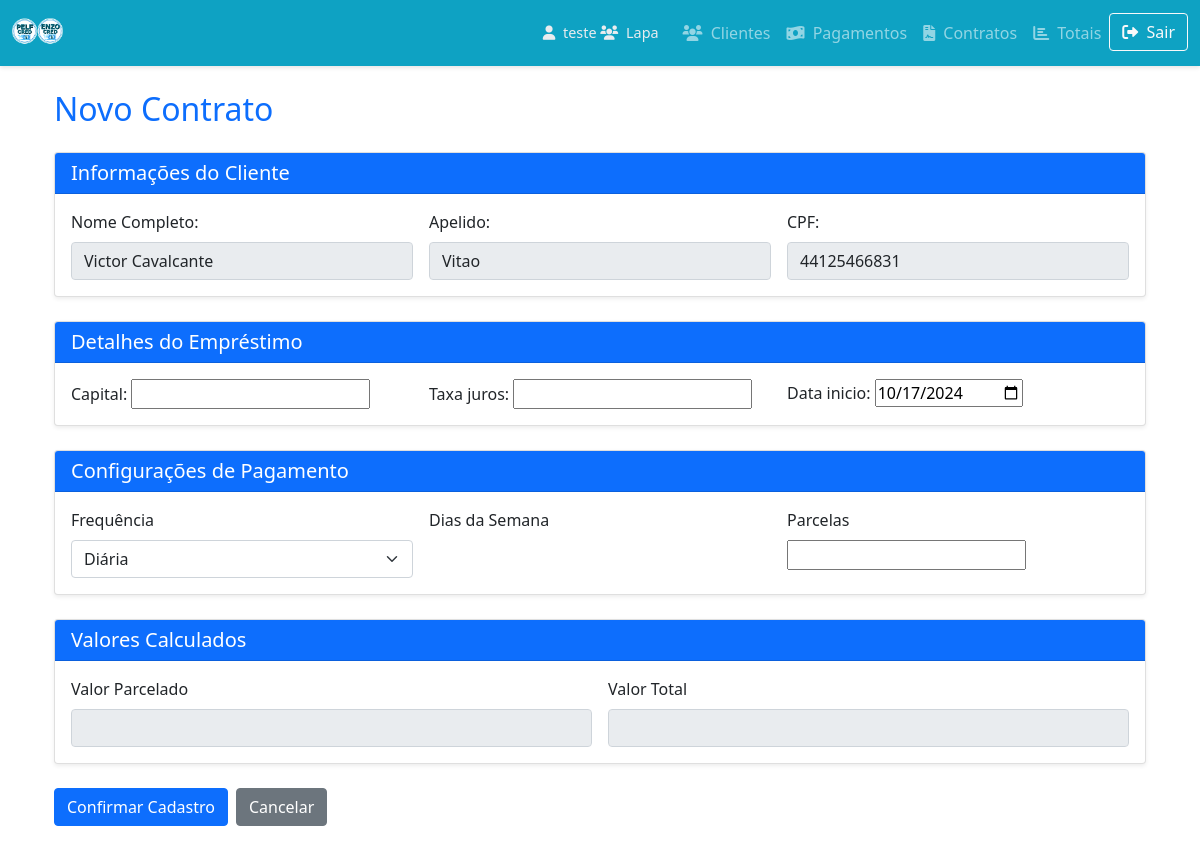
/pelfcred/cadastrar_emprestimo/44125466831/ (signed in), run on the app's committed database.
### PELFCRED/models.py (models this page shows, shortened)
class Cliente(models.Model):
    cpf = models.CharField(
        max_length=11,
        primary_key=True,
        error_messages={
            'unique': "Cpf já cadastrado."
        }
    )
    nome = models.CharField(max_length=100, null=True, blank=True)  # Nome completo
    apelido = models.CharField(max_length=50, null=True, blank=True)  # Apelido
    documento = models.CharField(max_length=20, null=True, blank=True)  # Documento (opcional)
    cnpj = models.CharField(max_length=14, null=True, blank=True)  # CNPJ (opcional)
    telefone = models.CharField(max_length=11, null=True, blank=True)  # Telefone (opcional)
    telefone2 = models.CharField(max_length=11, null=True, blank=True)  # Telefone 2 (opcional)
    endereco = models.CharField(max_length=200, null=True, blank=True)  # Endereço (opcional)
    numero_endereco = models.CharField(max_length=10, null=True, blank=True)  # Número do Endereço (opcional)
    cep = models.CharField(max_length=8, null=True, blank=True)  # CEP (opcional)
    bairro = models.CharField(max_length=100, null=True, blank=True)  # Bairro (opcional)
    complemento = models.CharField(max_length=100, null=True, blank=True)  # Complemento (opcional)
    uf = models.CharField(max_length=2, null=True, blank=True)  # UF (opcional)
    cidade = models.CharField(max_length=100, null=True, blank=True)  # Cidade (opcional)
    email = models.EmailField(null=True, blank=True)  # E-Mail (opcional)
    bloqueado = models.BooleanField(default=False)  # Bloqueado? (campo booleano)
    data_registro = models.DateTimeField(auto_now_add=True)  # Data de Registro (automático)
    grupo = models.ForeignKey(Group, on_delete=models.CASCADE, null=True, blank=True)  # Associar cada cliente a um grupo
    usuario = models.ForeignKey(User, on_delete=models.CASCADE, null=True, blank=True)  # Associar cada cliente a um usuário
    vinculo_telefone2 = models.CharField(max_length=100, null=True, blank=True)  # Campo para o vínculo ou parentesco
    STATUS_RELATORIO_CHOICES = [
        ('NV', 'Novo'),
        ('R', 'Renovado'),
        ('NG', 'Negociado'),
        ('AC', 'Finalizado'),
    ]
    status_relatorio = models.CharField(max_length=10, choices=STATUS_RELATORIO_CHOICES, default='Outro')

### PELFCRED/views.py (the view)
# urls.py: path('cadastrar_emprestimo/<str:cpf>/', views.cadastrar_emprestimo, name='cadastrar_emprestimo'),
@login_required
def cadastrar_emprestimo(request, cpf=None):
    cliente = get_object_or_404(Cliente, cpf=cpf)
    if request.method == 'POST':
        form = EmprestimoForm(request.POST)
        if form.is_valid():
            emprestimo = form.save(commit=False)
            emprestimo.cliente = cliente  # Vincular o cliente ao empréstimo
            emprestimo.grupo = request.user.groups.first()
            emprestimo.usuario = request.user
            emprestimo.capital_inicial = emprestimo.capital
            dias_semana = form.cleaned_data.get('dias_semana', [])
            emprestimo.dias_semana = ','.join(dias_semana)
            emprestimo.numero_parcelas = form.cleaned_data['parcelas']
            emprestimo.valor_total = emprestimo.capital + (emprestimo.capital * emprestimo.taxa_juros / 100)
            emprestimo.saldo_devedor = emprestimo.valor_total
            emprestimo.valor_parcelado = emprestimo.valor_total / emprestimo.numero_parcelas
            emprestimo.save()
            numero_parcelas = emprestimo.numero_parcelas
            data_inicio = emprestimo.data_inicio
            frequencia = emprestimo.frequencia
            dias_frequencia = {
                'diaria': 1,
                'semanal': 7,
                'quinzenal': 15,
                'mensal': 30
            }
            for i in range(numero_parcelas):
                data_vencimento = data_inicio + timedelta(days=dias_frequencia[frequencia] * i)
                Parcela.objects.create(
                    emprestimo=emprestimo,
                    data_vencimento=data_vencimento,
                    pago=False  # Inicialmente não pago
                )
            else:
                messages.success(request, 'Empréstimo cadastrado com sucesso.')
                logger.info("Redirecionando para lista de empréstimos.")
                return redirect('PELFCRED:detalhes_cliente', cpf=cliente.cpf)
        else:
            logger.error(f"Erro ao cadastrar o empréstimo: {form.errors}")
            messages.error(request, f'Erro ao cadastrar o empréstimo: {form.errors}')
    else:
        form = EmprestimoForm(initial={'cliente': cliente})
        logger.info("Formulário de empréstimo inicializado.")
    return render(request, 'cadastrar_emprestimo.html', {'form': form, 'cliente': cliente})

### PELFCRED/context_processors.py (called while the page is built)
def admin_status(request):
    is_admin = request.user.is_authenticated and (request.user.is_superuser or request.user.groups.filter(name='admin').exists())
    return {'is_admin': is_admin}

### PELFCRED/templates/cadastrar_emprestimo.html (shortened to what this page needs)
{% extends 'base.html' %}
{% block content %}
<div class="container py-4">
    <h2 class="mb-4 text-primary">Novo Contrato</h2>
    <form method="post" class="needs-validation" novalidate>
        <div class="card mb-4 shadow-sm">
            <div class="card-header bg-primary text-white">
                <h5 class="mb-0">Informações do Cliente</h5>
            </div>
            <div class="card-body">
                <div class="row g-3">
                    <div class="col-md-4">
                        <label for="cliente-nome" class="form-label">Nome Completo:</label>
                        <input type="text" id="cliente-nome" name="cliente_nome" value="{{ cliente.nome }}" class="form-control" readonly>
                    </div>
                    <div class="col-md-4">
                        <label for="cliente-apelido" class="form-label">Apelido:</label>
                        <input type="text" id="cliente-apelido" name="cliente_apelido" value="{{ cliente.apelido }}" class="form-control" readonly>
                    </div>
                    <div class="col-md-4">
                        <label for="cliente-cpf" class="form-label">CPF:</label>
                        <input type="text" id="cliente-cpf" name="cliente_cpf" value="{{ cliente.cpf }}" class="form-control" readonly>
                    </div>
                </div>
            </div>
        </div>
        <div class="card mb-4 shadow-sm">
            <div class="card-header bg-primary text-white">
                <h5 class="mb-0">Detalhes do Empréstimo</h5>
            </div>
            <div class="card-body">
                <div class="row g-3">
                    <div class="col-md-4">
                        {{ form.capital.label_tag }}
                        {{ form.capital }}
                    </div>
                    <div class="col-md-4">
                        {{ form.taxa_juros.label_tag }}
                        {{ form.taxa_juros }}
                    </div>
                    <div class="col-md-4">
                        {{ form.data_inicio.label_tag }}
                        {{ form.data_inicio }}
                    </div>
                </div>
            </div>
        </div>
        <div class="card mb-4 shadow-sm">
            <div class="card-header bg-primary text-white">
                <h5 class="mb-0">Configurações de Pagamento</h5>
            </div>
            <div class="card-body">
                <div class="row g-3">
                    <div class="col-md-4">
                        <label for="id_frequencia" class="form-label">{{ form.frequencia.label }}</label>
                        <select id="id_frequencia" name="frequencia" class="form-select">
                            <option value="diaria">Diária</option>
                        </select>
                    </div>
                    <div class="col-md-4">
                        <label for="id_semanas" class="form-label">{{ form.dias_semana.label }}</label>
                    </div>
                    <div class="col-md-1">
                        <label for="id_parcelas" class="form-label">{{ form.parcelas.label }}</label>
                        {{ form.parcelas }}
                    </div>
                </div>
            </div>
        </div>
        <div class="card mb-4 shadow-sm">
            <div class="card-header bg-primary text-white">
                <h5 class="mb-0">Valores Calculados</h5>
            </div>
            <div class="card-body">
                <div class="row g-3">
                    <div class="col-md-6">
                        <label for="valor_parcelado" class="form-label">{{ form.valor_parcelado.label }}</label>
                        <input type="text" id="valor_parcelado" name="valor_parcelado" class="form-control" readonly>
                    </div>
                    <div class="col-md-6">
                        <label for="valor_total_calculado" class="form-label">{{ form.valor_total_calculado.label }}</label>
                        <input type="text" id="valor_total_calculado" name="valor_total_calculado" class="form-control" readonly>
                    </div>
                </div>
            </div>
        </div>
        <div class="mt-4">
            <div class="d-flex justify-content-start mt-4">
                <button type="submit" name="confirm" class="btn btn-primary me-2">Confirmar Cadastro</button>
                <button type="submit" name="cancel" class="btn btn-secondary">Cancelar</button>
            </div>
        </div>
    </form>
</div>
{% endblock %}

### PELFCRED/templates/base.html (shortened to what this page needs)
<!DOCTYPE html>
<html lang="pt-br">
<head>
    {% load static %}
    <link href="{% static 'PELFCRED/styles.css' %}" rel="stylesheet">
    <link href="https://cdn.jsdelivr.net/npm/bootstrap@5.1.3/dist/css/bootstrap.min.css" rel="stylesheet">
    <link href="https://cdn.jsdelivr.net/npm/sweetalert2@11/dist/sweetalert2.min.css" rel="stylesheet">
    <link rel="stylesheet" href="https://cdnjs.cloudflare.com/ajax/libs/font-awesome/6.0.0-beta3/css/all.min.css">
</head>
<body>
    <nav class="navbar navbar-expand-lg navbar-dark sticky-top">
        <div class="container-fluid">
            <a class="navbar-brand" href="{% url 'PELFCRED:home' %}">
                <img src="{% static 'PELFCRED/PELFCRED.png' %}" alt="PELFCRED">
            </a>
            <div class="collapse navbar-collapse" id="navbarNav">
                <ul class="navbar-nav ms-auto">
                    <li class="nav-item d-flex align-items-center">
                        <div class="user-info me-3">
                            <span><i class="fas fa-user me-1"></i> {{ user.username }}</span>
                            <span><i class="fas fa-users me-1"></i> {{ user.groups.first }}</span>
                        </div>
                    </li>
                    <li class="nav-item">
                        <a class="nav-link" href="{% url 'PELFCRED:lista_clientes' %}"><i class="fas fa-users me-1"></i> Clientes</a>
                    </li>
                    <li class="nav-item">
                        <a class="nav-link" href="{% url 'PELFCRED:analisar_pagamentos' %}"><i class="fas fa-money-bill-wave me-1"></i> Pagamentos</a>
                    </li>
                    <li class="nav-item">
                        <a class="nav-link" href="{% url 'PELFCRED:lista_emprestimos' %}"><i class="fas fa-file-contract me-1"></i> Contratos</a>
                    </li>
                    <li class="nav-item">
                        <a class="nav-link" href="{% url 'PELFCRED:totais' %}"><i class="fas fa-chart-bar me-1"></i> Totais</a>
                    </li>
                    <li class="nav-item">
                        <form method="post" action="{% url 'logout' %}">
                            <button type="submit" class="btn btn-outline-light"><i class="fas fa-sign-out-alt me-1"></i> Sair</button>
                        </form>
                    </li>
                </ul>
            </div>
        </div>
    </nav>
    <div class="container">
        {% block content %}{% endblock %}
    </div>
</body>
</html>

### myproject/static/PELFCRED/styles.css (style rules this page uses)
body, html { height: 100%; margin: 0; padding: 0; font-family: Arial, sans-serif; }
.btn { transition: background-color 0.3s ease; }

### PELFCRED/templates/base.html (style rules this page uses)
.navbar { box-shadow: 0 2px 4px rgba(0,0,0,.1); background-color: #0EA2C3; transition: padding 0.3s ease, background-color 0.3s ease; }
.navbar-brand img { height: 40px; }
.nav-link { font-weight: 500; transition: color 0.3s ease; }
.user-info { font-size: 0.9rem; color: #e9ecef; }

### data on the page
Cliente: cliente_nome "Victor Cavalcante", cliente_apelido "Vitao", cliente_cpf "44125466831"

### other printed values
{{ user.username }} "teste"
{{ user.groups.first }} "Lapa"
